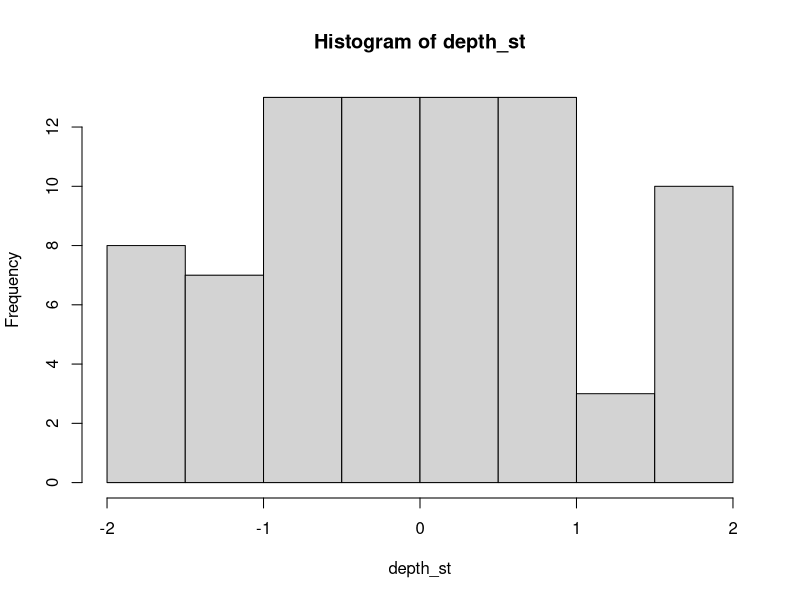
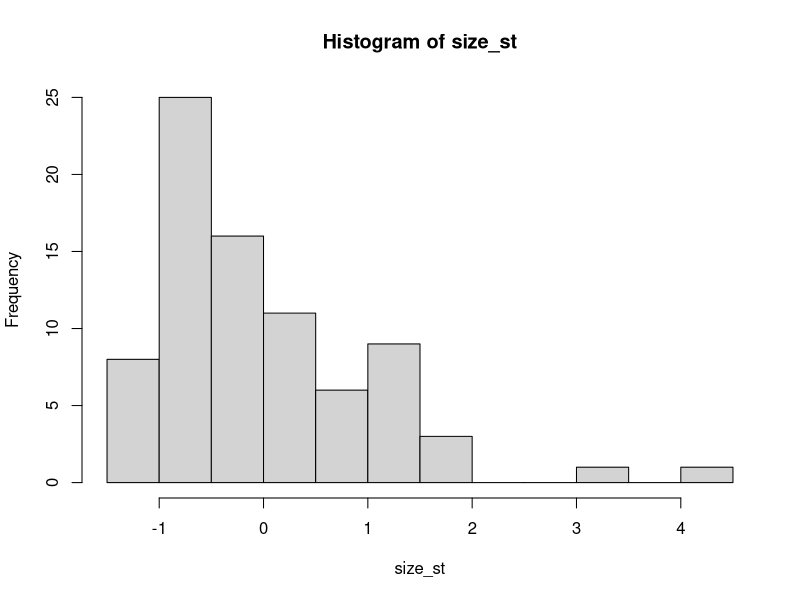
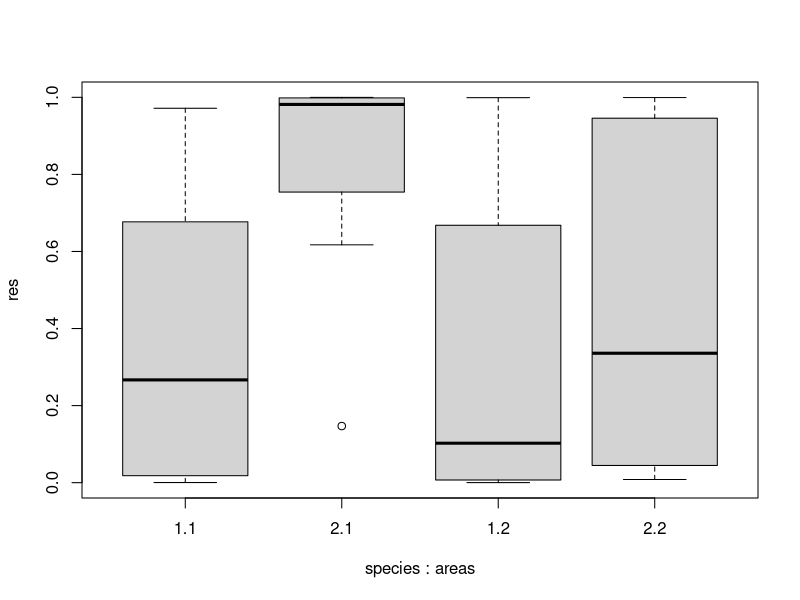
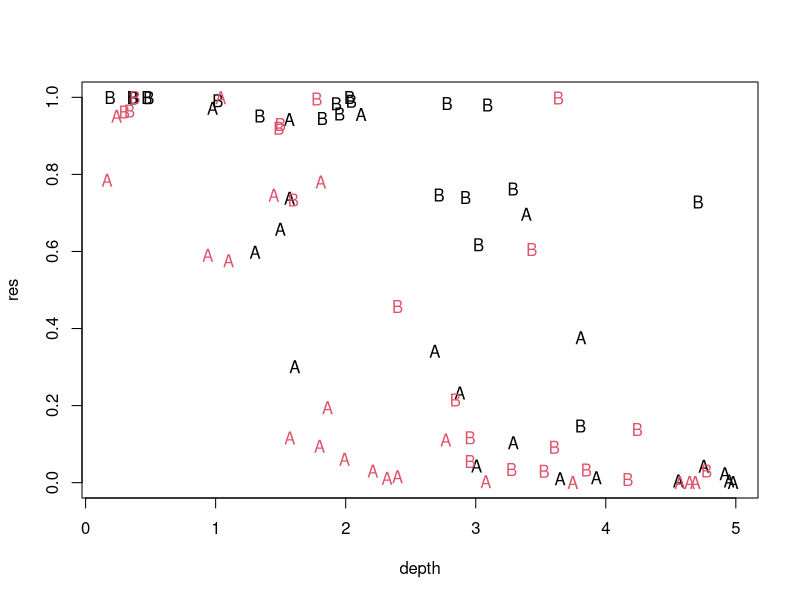
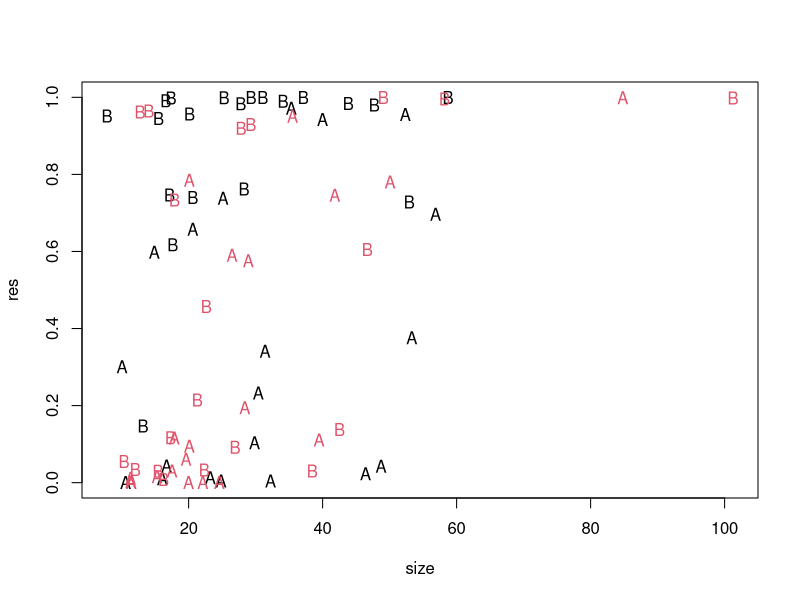

Write the R code that produced these figures, in order.
n.areas <- 2
n.species <- 2
n.samples <- 20
n <- n.areas * n.species * n.samples

areas <-gl(n=n.areas,k=n/n.areas)
areas

species <-gl(n=n.species,k=n.samples,length=n)
species

depth <- runif(n=n, min=0, max=5)
depth_st <- (depth - mean(depth))/sd(depth)

hist(depth_st)

size <- rgamma(n = n,shape = 3, rate = 0.1)
size_st <- (size-mean(size))/sd(size)

hist(size_st)

Xmat <- model.matrix(~areas*species+depth_st+size_st)
Xmat

logit_funct <- function(x){
  return(log(x/(1-x)))
}

inv_logit_funct <- function(x){
  return(1/(1+exp(-x)))
}


beta.vec <- c(-0.5, -2.2, 3.5, -3, 2, -0.4)

lin.pred <- Xmat[,] %*%beta.vec  

res <- inv_logit_funct(lin.pred)

boxplot(res~species*areas)

plot(res~depth, col=areas,
     pch=as.character(factor(species, labels = c("A", "B"))))

plot(res~size, col=areas,
     pch=as.character(factor(species, labels = c("A", "B"))))
